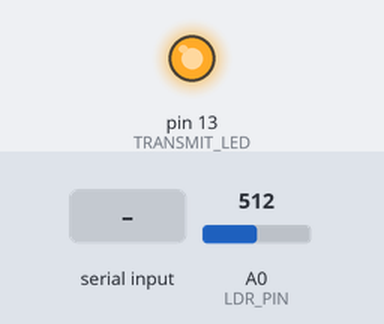
A sketch run on a simulated Arduino Uno, built with avr-gcc and run on an emulated ATmega328P. Shown: output pins drawn as LEDs (lit = HIGH). Dashed ring = blinking. The inputs (shaded band) are chosen by the test bench; at power-on: A0 (LDR_PIN) = 512.

Above: at 2.2 s.
2.3 s: "1" received over Serial
At 2.45 s:
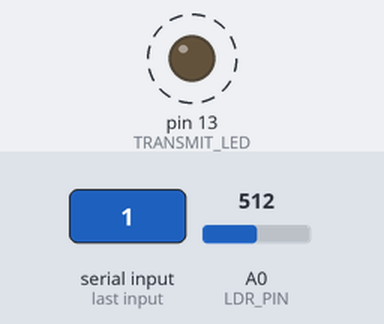
Timing chart, 0 to 5.3 s (numbered marks = the images above; inputs shaded):
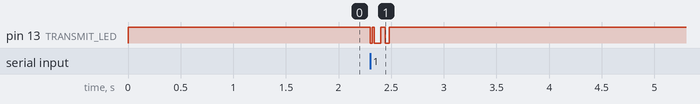

The sketch:

TEST1.ino
```cpp
#define TRANSMIT_LED 13
#define SAMPLING_TIME 20

#define LDR_PIN A0
#define SAMPLING_TIME 20
#define LDR_ENABLE 2

//Declaration

//LED
bool led_state = false;
bool transmit_data = true;
int bytes_counter;
int total_bytes;
String text = "";
char character;

//LDR
bool previous_state = true;
bool current_state = true;
char buff[64];
int Initial;

void setup() {
  // put your setup code here, to run once:
  Serial.begin(9600);
  pinMode(TRANSMIT_LED, OUTPUT);
  digitalWrite(TRANSMIT_LED, HIGH); //Return to IDLE state
  digitalWrite(LDR_ENABLE, HIGH); // Turn the LDR on
  delay(1000);
  Initial = analogRead(LDR_PIN) - 3;
  while (!Serial) {
    ; // wait for serial port to connect. Needed for Native USB only
  }
}

void loop() {

//  int val2 = analogRead(LDR_PIN);
//  Serial.println(val2);

// LDR
  current_state = get_ldr();
  if (!current_state && previous_state)
  {
    sprintf(buff, "%c", get_byte());
    Serial.print(buff);
  }
  previous_state = current_state;

// LED
  if (Serial.available()) {
    while (Serial.available()) {
      character = Serial.read();
      text.concat(character);
    }
    total_bytes = text.length();
    transmit_data = true;
    bytes_counter = total_bytes;
    while (transmit_data)
    {
      transmit_byte(text[total_bytes - bytes_counter]);
      bytes_counter--;
      if (bytes_counter == 0)
      {
        transmit_data = false;
      }
    }
    text = "";
  }
}

void transmit_byte(char data_byte)
{
  digitalWrite(TRANSMIT_LED, LOW);
  delay(SAMPLING_TIME);
  for (int i = 0; i < 8; i++)
  {
    digitalWrite(TRANSMIT_LED, (data_byte >> i) & 0x01);
    delay(SAMPLING_TIME);
  }
  digitalWrite(TRANSMIT_LED, HIGH); //Return to IDLE state
  delay(SAMPLING_TIME);
}

bool get_ldr()
{
  bool val = analogRead(LDR_PIN) > Initial ? true : false;
  return val;
}

char get_byte()
{
  char data_byte = 0;
  delay(SAMPLING_TIME * 1.5);
  for(int i = 0; i < 8; i++)
  {
    data_byte = data_byte | (char)get_ldr() << i;
    delay(SAMPLING_TIME);
  }
  return data_byte;
}
```

Measured:
- after the input at 2.3 s, pin 13 (TRANSMIT_LED): alternates HIGH for 0.03 s and LOW for 0.04 s, 6 changes in all, then stays HIGH, starting at once
